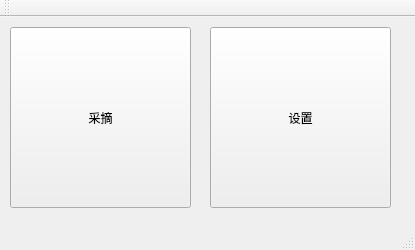
<?xml version="1.0" encoding="UTF-8"?>
<ui version="4.0">
 <class>RobusterDemo</class>
 <widget class="QMainWindow" name="RobusterDemo">
  <property name="geometry">
   <rect>
    <x>0</x>
    <y>0</y>
    <width>415</width>
    <height>250</height>
   </rect>
  </property>
  <property name="windowTitle">
   <string>RobusterDemo</string>
  </property>
  <widget class="QWidget" name="centralWidget">
   <widget class="QToolButton" name="palletizing_toolButton">
    <property name="enabled">
     <bool>true</bool>
    </property>
    <property name="geometry">
     <rect>
      <x>10</x>
      <y>10</y>
      <width>181</width>
      <height>181</height>
     </rect>
    </property>
    <property name="sizePolicy">
     <sizepolicy hsizetype="Fixed" vsizetype="Fixed">
      <horstretch>0</horstretch>
      <verstretch>0</verstretch>
     </sizepolicy>
    </property>
    <property name="text">
     <string>采摘</string>
    </property>
    <property name="icon">
     <iconset resource="../img/img.qrc">
      <normaloff>:/show/Palletizing.png</normaloff>:/show/Palletizing.png</iconset>
    </property>
    <property name="iconSize">
     <size>
      <width>100</width>
      <height>100</height>
     </size>
    </property>
    <property name="autoRepeatDelay">
     <number>0</number>
    </property>
    <property name="toolButtonStyle">
     <enum>Qt::ToolButtonTextUnderIcon</enum>
    </property>
   </widget>
   <widget class="QToolButton" name="seting_toolButton">
    <property name="geometry">
     <rect>
      <x>210</x>
      <y>10</y>
      <width>181</width>
      <height>181</height>
     </rect>
    </property>
    <property name="text">
     <string>设置</string>
    </property>
    <property name="icon">
     <iconset resource="../img/img.qrc">
      <normaloff>:/show/seting.png</normaloff>:/show/seting.png</iconset>
    </property>
    <property name="iconSize">
     <size>
      <width>100</width>
      <height>100</height>
     </size>
    </property>
    <property name="toolButtonStyle">
     <enum>Qt::ToolButtonTextUnderIcon</enum>
    </property>
   </widget>
  </widget>
  <widget class="QMenuBar" name="menuBar">
   <property name="geometry">
    <rect>
     <x>0</x>
     <y>0</y>
     <width>415</width>
     <height>28</height>
    </rect>
   </property>
  </widget>
  <widget class="QToolBar" name="mainToolBar">
   <attribute name="toolBarArea">
    <enum>TopToolBarArea</enum>
   </attribute>
   <attribute name="toolBarBreak">
    <bool>false</bool>
   </attribute>
  </widget>
  <widget class="QStatusBar" name="statusBar"/>
 </widget>
 <layoutdefault spacing="6" margin="11"/>
 <resources>
  <include location="../img/img.qrc"/>
 </resources>
 <connections/>
</ui>
